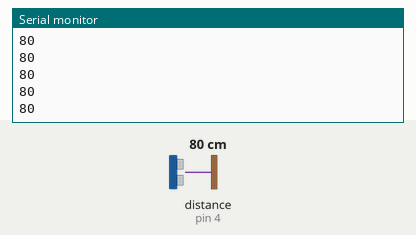
This sketch was run on a simulated Arduino Uno, built with avr-gcc and run on an emulated ATmega328P. On the bench: the last lines printed to the serial monitor. Inputs (shaded band) come from the test bench; at power-on: distance to the obstacle (sensor on pin 4) 80 cm. The echo pulse lasts 58.3 µs per cm.

Above: at 1.2 s.
1.3 s: distance to the obstacle (sensor on pin 4) set to 2 cm
At 1.38 s:
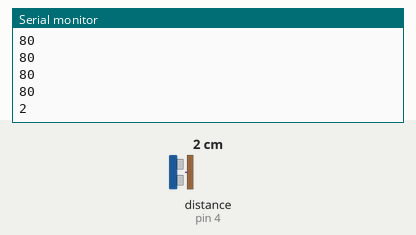
2.8 s: distance to the obstacle (sensor on pin 4) set to 4 cm
At 2.89 s:
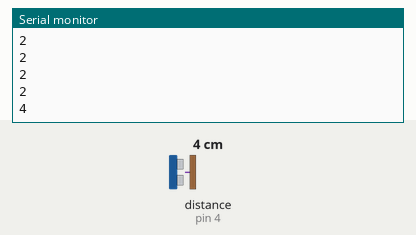
Timing chart, 0 to 5.8 s (numbered marks = the images above; inputs shaded):
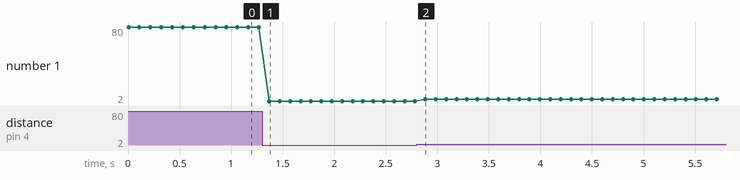

Measured:
- after the input at 1.3 s, the serial monitor: prints a new line after 0.07 s (image 1)
- after the input at 2.8 s, the serial monitor: prints a new line after 0.08 s (image 2)
- plotted number 1: 80 → 2 after the input at 1.3 s, 2 → 4 after the input at 2.8 s

The sketch:

TESTING_US.ino
```cpp
#include <HCSR04.h>
#define trigPin 5 //D1
#define echoPin 4 //D2
HCSR04 US(trigPin, echoPin); //(trig pin , echo pin)
void setup() {
Serial.begin(9600);
}

void loop() {
  unsigned int dist = US.dist();
Serial.println(dist);
delay(100);


}
```
